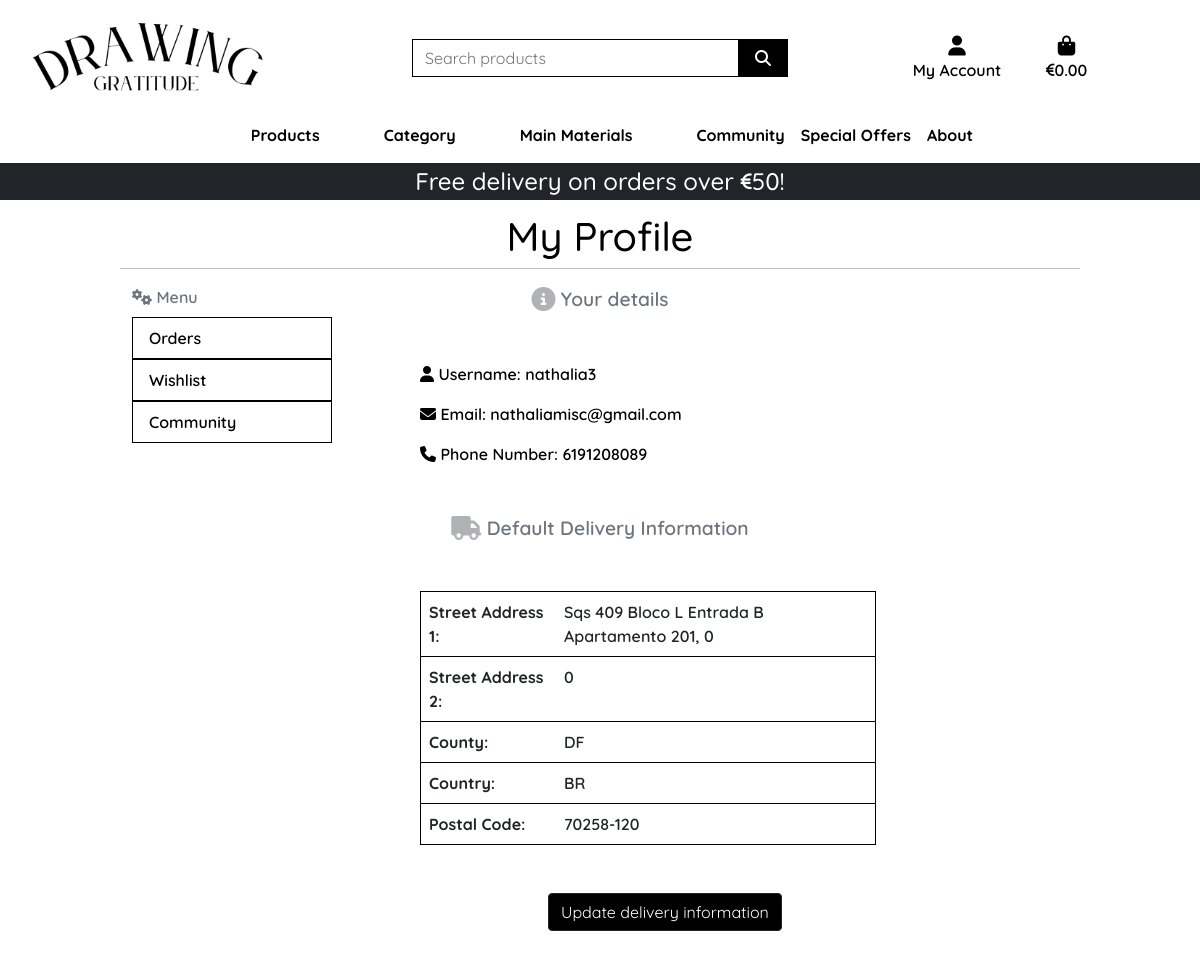
Page /profile/ (signed in) on the earlier database version.
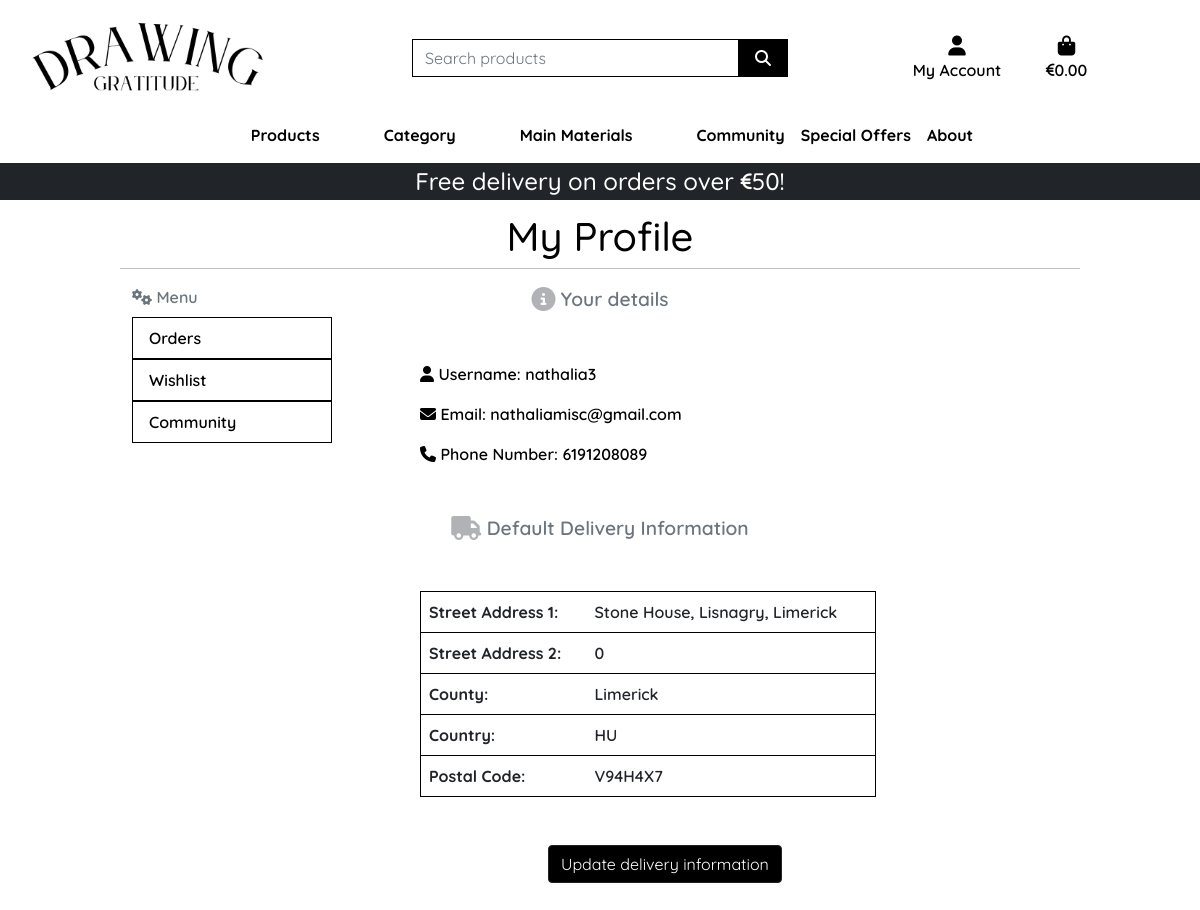
Same page on the later database version.
### profiles/models.py (models this page shows, shortened)
class UserProfile(models.Model):
    user = models.OneToOneField(User, on_delete=models.CASCADE)
    default_phone_number = models.CharField(max_length=20, null=True, blank=True)
    default_street_address1 = models.CharField(max_length=80, null=True, blank=True)
    default_street_address2 = models.CharField(max_length=80, null=True, blank=True)
    default_town_or_city = models.CharField(max_length=40, null=True, blank=True)
    default_county = models.CharField(max_length=80, null=True, blank=True)
    default_country = CountryField(blank_label='Country', null=True, blank=True)
    default_postcode = models.CharField(max_length=20, null=True, blank=True)

### profiles/views.py (the view)
# urls.py: path('profile/', include('profiles.urls')),
def profile(request):
    if request.user.is_authenticated:
        user_info = UserProfile.objects.get(user=request.user)
    template = 'profiles/profile.html'
    context = {
        'on_profile_page': True,
        'user_info': user_info,
    }
    return render(request, template, context)

### bag/contexts.py (called while the page is built, shortened)
def bag_contents(request):
    bag_items = []
    total = 0
    total_discounted_price = 0
    product_count = 0
    bag = request.session.get('bag', {})
    delivery = total * Decimal(settings.STANDARD_DELIVERY_PERCENTAGE / 100) if total < settings.FREE_DELIVERY_THRESHOLD else 0
    grand_total = total + delivery
    context = {
        'bag_items': bag_items,
        'total': total,
        'total_discounted_price': total_discounted_price,
        'product_count': product_count,
        'delivery': delivery,
        'free_delivery_delta': max(0, settings.FREE_DELIVERY_THRESHOLD - total),
        'free_delivery_threshold': settings.FREE_DELIVERY_THRESHOLD,
        'grand_total': grand_total,
    }
    return context

### profiles/templates/profiles/profile.html (shortened to what this page needs)
{% extends "base.html" %}
{% load static %}
{% load crispy_forms_tags %}
{% block extra_css %}
    <link rel="stylesheet" href="{% static 'profiles/css/profile.css' %}">
{% endblock %}
{% block page_header %}
    <div class="container header-container">
    </div>
{% endblock %}
{% block content %}
    <div class="container">
        <div class="row">
            <h1 class="text-center mt-5 mb-2">My Profile</h1>
            <hr>
        </div>
        <div class="row">
            <div class="col-3">
                {% include 'includes/profile_navbar.html' %}
            </div>
            <div class="col-6">
                <p class="text-muted default-text text-center"><i class="fa-solid fa-circle-info fa-lg" style="color: #b0b2b5;"></i> Your details</p>
                <div class="m-5">
                    <p><i class="fa-solid fa-user"></i> Username: {{ user_info.user.username }}</p>
                    <p><i class="fa-solid fa-envelope"></i> Email: {{ user_info.user.email }}</p>
                    <p><i class="fa-solid fa-phone"></i> Phone Number: {{ user_info.default_phone_number }}</p>
                </div>
                <p class="text-muted default-text text-center"><i class="fa-solid fa-truck fa-lg" style="color: #b0b2b5;"></i> Default Delivery Information</p>
                <table class="table table-hover profile-table m-5">
                    <tbody>
                    <tr>
                        <th>Street Address 1:</th>
                        <td>{{ user_info.default_street_address1 }}</td>
                    </tr>
                    <tr>
                        <th>Street Address 2:</th>
                        <td>{{ user_info.default_street_address2 }}</td>
                    </tr>
                    <tr>
                        <th>County:</th>
                        <td>{{ user_info.default_county }}</td>
                    </tr>
                    <tr>
                        <th>Country:</th>
                        <td>{{ user_info.default_country }}</td>
                    </tr>
                    <tr>
                        <th>Postal Code:</th>
                        <td>{{ user_info.default_postcode }}</td>
                    </tr>
                    </tbody>
                </table>
                <a href="{% url 'update_profile' %}" class="btn btn-dark btn-profile">Update delivery information</a>
            </div>
        </div>
    </div>
{% endblock %}

Differences in the rows shown:
changed UserProfile "nathalia3": default_street_address1 "Sqs 409 Bloco L Entrada B Apartamento 201, 0" → "Stone House, Lisnagry, Limerick"; default_county "DF" → "Limerick"; default_country "BR" → "HU"; default_postcode "70258-120" → "V94H4X7"
